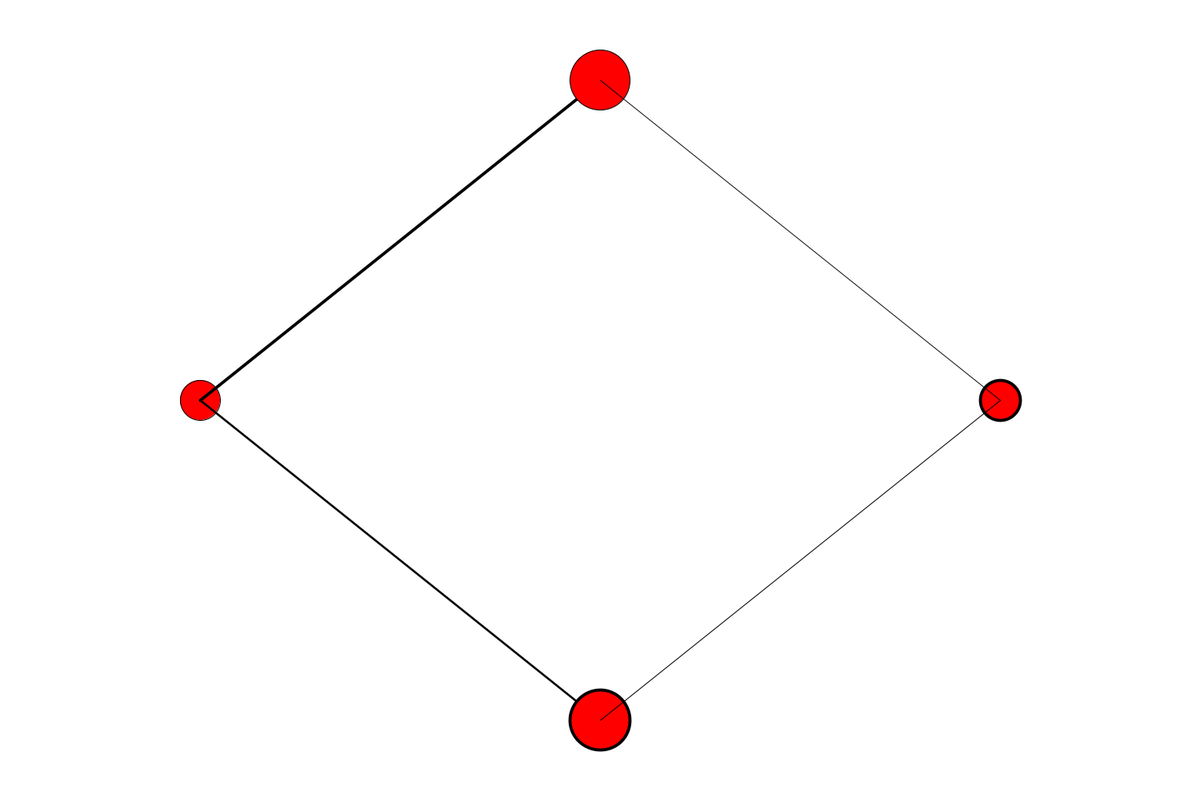
Frame 1 (no input)
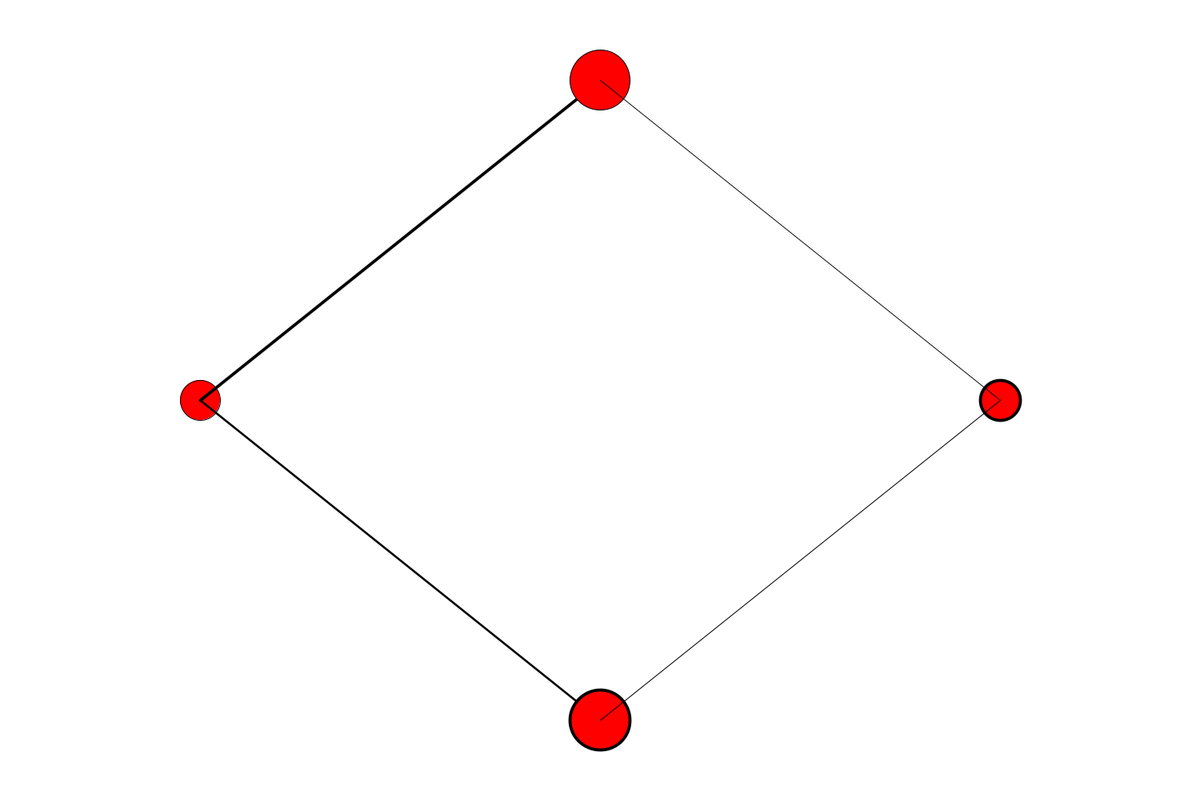
Frame 60 (the mouse pressed at the canvas centre just before this capture)
Frame 120 (the mouse held since frame 60 and released just before this capture): identical to frame 60, image omitted

The Processing sketch that drew these frames (run headless with seeded random() and noise(); from frame 60 on, the mouse is pressed at the canvas centre):

// Processing sketch: The_NetWorkNN
// ── The_NetWorkNN.pde

Network network;
void setup()
{
  size(1500,1000);
  Neuron a = new Neuron(500,0,50);
  Neuron b = new Neuron(-500,0,50);
  Neuron c = new Neuron(0,400,75);
  Neuron d = new Neuron(0,-400,75);
  network = new Network(width/2,height/2);
  network.addNeuron(b);
  network.addNeuron(a);
  network.addNeuron(c);
  network.addNeuron(d);
  network.addConnection(b,c);
  network.addConnection(c,a);
  network.addConnection(b,d);
  network.addConnection(d,a);
}

void draw()
{
  background(255);
  network.display();
  if(frameCount%30==0)
  network.feedforward(random(1));
}
// ── Connection.pde
class Connection
{
   Neuron a;
   Neuron b;
   float weight;
   ArrayList<Sender> senders;
   
   Connection(Neuron _a,Neuron _b,float _w)
   {
     a = _a;
     b = _b;
     weight = _w;
     senders = new ArrayList<Sender>();
   }
   
   void display()
   {
     pushMatrix();
     //translate(width/2,height/2);
     stroke(0);
     strokeWeight(weight*4);
     line(a.location.x,a.location.y,b.location.x,b.location.y);
     noStroke();
     
     for(int i = 0;i<senders.size();i++)
     {
        Sender s = senders.get(i);
         s.display();
         if(s.getDistance()<1){
           senders.remove(s);
           b.feedforward(s.sendingData);
         }
     }
     
     popMatrix();
   }
   
   void feedforward(float val)
   {
     Sender s = new Sender(a.location,b.location,val*weight);
     senders.add(s);
   }
}
// ── Network.pde
class Network
{
  ArrayList<Neuron> neurons;
  PVector location;
  
  Network(float x,float y)
  {
    location = new PVector(x,y);
    neurons = new ArrayList<Neuron>();
  }
  
  void display()
  {
    pushMatrix();
    translate(location.x,location.y);
    for(Neuron n:neurons)
    {
      n.display();
    }
   popMatrix();
  }
  
  void addNeuron(Neuron a)
  {
    neurons.add(a);
  }
  
  void addConnection(Neuron a,Neuron b)
  {
    Connection c = new Connection(a,b,random(1));
    
    a.addConnection(c);
  }
  
  void feedforward(float input)
  {
    Neuron first = neurons.get(0);
    first.feedforward(input);
  }
}
// ── Neuron.pde
class Neuron
{
  PVector  location;
  float r ;
  float sum;
  ArrayList<Connection>connections;
  
  Neuron(float x,float y,float _r)
  {
    sum = 0;
    location = new PVector(x,y);
    connections = new ArrayList<Connection>();
    r = _r;
  }
  
  void display()
  {
    stroke(0);
    fill(255,0,0);
    ellipse(location.x,location.y,r,r);
    
    for(Connection c:connections)
    {
       c.display(); 
    }
  }
  
  void addConnection(Connection b)
  {
    connections.add(b);
  }
  
  void feedforward(float input)
  {
    sum+=input;
    if(sum>1){
      fire();
      sum = 0;
    }
  }
  
  
  
  void fire()
  {
      for(Connection c:connections)
      {
         c.feedforward(sum);
      }
  }
}
// ── Sender.pde
class Sender
{
  PVector location;
  PVector target;
  
  float sendingData;
  
  Sender(PVector _loc,PVector _tar,float date)
  {
      location = _loc.get();
      target = _tar.get();
      sendingData = date;
  }
  
  void display()
  {
    location.x = lerp(location.x,target.x,0.1);
    location.y = lerp(location.y,target.y,0.1);
    
    fill(0);
    stroke(0);
    ellipse(location.x,location.y,20,20);
    noFill();
  }
  
  float getDistance()
  {
     float distance = PVector.dist(location,target);
     return distance;
  }
  
  
}
